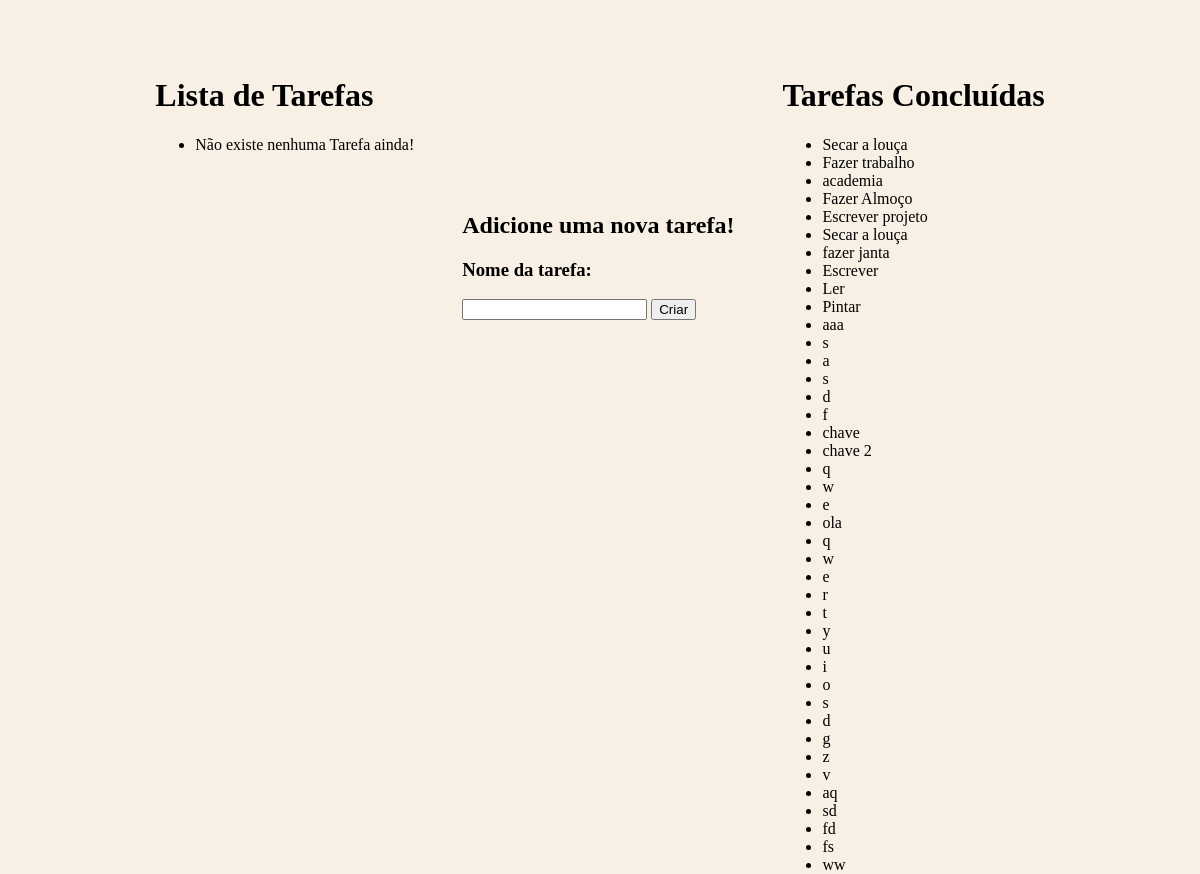
/crud/, run on the app's committed database.
### crud/models.py (models this page shows)
class checkedTarefas (models.Model):
    id = models.AutoField(primary_key=True)
    nome = models.CharField(max_length=255)

### crud/views.py (the view)
# urls.py: path('', getTarefas, name='getTarefas'),
def getTarefas(request):
    tarefas = Tarefas.objects.all()
    tarefas_concluidas = checkedTarefas.objects.all()
    return render(request, "index.html", {"tarefas": tarefas, "tarefas_concluidas": tarefas_concluidas})

### crud/templates/index.html (shortened to what this page needs)
<!DOCTYPE html>
<html>
<head>
</head>
<body>
<div class="container">
<div class="listaTarefas">
        <h1>Lista de Tarefas </h1>
        <ul>
            {% for tarefa in tarefas %}
                <li>{{ tarefa.nome }}
                    <a href="{% url 'updateTarefa' tarefa.id %}"> Editar</a>
                     <a href="{% url 'delete' tarefa.id %}"> Deletar</a>
                     <form method="post" action="{% url 'checkedTarefa' tarefa.id %}">
                        {% csrf_token %}
                        <button type="submit">Check</button>
                    </form>
                </li>
                {% empty %}
                <li>Não existe nenhuma Tarefa ainda!</li>
            {% endfor %}
        </ul>
    </div>
    <div class="createTarefa">
                <div class="forms">
                    <h2>Adicione uma nova tarefa!</h2>
                    <form action="{% url 'createTarefa' %}" method="post">
                        <h3>Nome da tarefa:</h3>
                        <input type="text" name="nome">
                        <button type="submit">Criar</button>
                    </form>
                </div>
        </div>
        <div class="checkedTarefas">
            <h1>Tarefas Concluídas</h1>
<ul>
    {% for tarefa_concluida in tarefas_concluidas %}
        <li>{{ tarefa_concluida.nome }}</li>
    {% empty %}
        <li>Nenhuma tarefa concluída ainda!</li>
    {% endfor %}
</ul>
</div>
</div>
</body>
</html>

### crud/templates/index.html (style rules this page uses)
body { background-color: rgb(248, 240, 228); }
.container { display: flex; flex-direction: row; align-items: center; justify-content: center; }
.checkedTarefas, .listaTarefas { margin: 3em; height: 400px; }

### data on the page
checkedTarefas: nome "Secar a louça"
checkedTarefas: nome "Fazer trabalho"
checkedTarefas: nome "academia"
checkedTarefas: nome "Fazer Almoço"
checkedTarefas: nome "Escrever projeto"
checkedTarefas: nome "Secar a louça"
checkedTarefas: nome "fazer janta"
checkedTarefas: nome "Escrever"
checkedTarefas: nome "Ler"
checkedTarefas: nome "Pintar"
checkedTarefas: nome "aaa"
checkedTarefas: nome "s"
checkedTarefas: nome "a"
checkedTarefas: nome "s"
checkedTarefas: nome "d"
checkedTarefas: nome "f"
checkedTarefas: nome "chave"
checkedTarefas: nome "chave 2"
checkedTarefas: nome "q"
checkedTarefas: nome "w"
checkedTarefas: nome "e"
checkedTarefas: nome "ola"
checkedTarefas: nome "q"
checkedTarefas: nome "w"
checkedTarefas: nome "e"
checkedTarefas: nome "r"
checkedTarefas: nome "t"
checkedTarefas: nome "y"
checkedTarefas: nome "u"
checkedTarefas: nome "i"
checkedTarefas: nome "o"
checkedTarefas: nome "s"
checkedTarefas: nome "d"
checkedTarefas: nome "g"
checkedTarefas: nome "z"
checkedTarefas: nome "v"
checkedTarefas: nome "aq"
checkedTarefas: nome "sd"
checkedTarefas: nome "fd"
checkedTarefas: nome "fs"
checkedTarefas: nome "ww"
